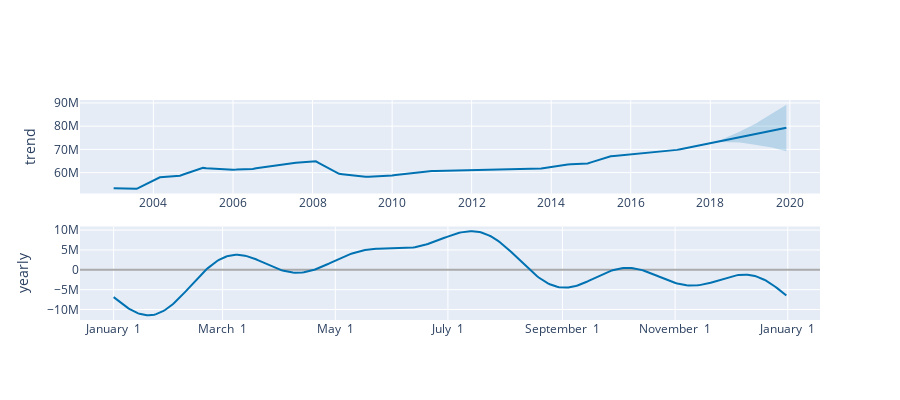

Notebook code cell kept with this figure:
### Code cell
plot_components_plotly(model, forecast_best)

### Figure 1 — Plotly figure (JSON) as saved in the notebook; plotly's stock layout.template omitted (floating-point values rounded to 4 significant figures; data arrays with more than 128 entries replaced by an {"elided": "..."} marker saying what was removed)
{"data": [{"line": {"color": "#0072B2", "width": 2}, "mode": "lines", "name": "trend", "type": "scatter", "x": {"elided": "204 str values"}, "xaxis": "x", "y": {"elided": "204 float values"}, "yaxis": "y"}, {"line": {"color": "rgba(0, 114, 178, 0.2)", "width": 0}, "mode": "lines", "name": "trend_upper", "type": "scatter", "x": {"elided": "204 str values"}, "xaxis": "x", "y": {"elided": "204 float values"}, "yaxis": "y"}, {"fill": "tonexty", "fillcolor": "rgba(0, 114, 178, 0.2)", "line": {"color": "rgba(0, 114, 178, 0.2)", "width": 0}, "mode": "lines", "name": "trend_lower", "type": "scatter", "x": {"elided": "204 str values"}, "xaxis": "x", "y": {"elided": "204 float values"}, "yaxis": "y"}, {"line": {"color": "#0072B2", "width": 2}, "mode": "lines", "name": "yearly", "type": "scatter", "x": {"elided": "365 str values"}, "xaxis": "x2", "y": {"elided": "365 float values"}, "yaxis": "y2"}], "layout": {"height": 400, "showlegend": false, "width": 900, "xaxis": {"anchor": "y", "domain": [0, 1], "range": ["2002-02-26T03:36:00", "2020-10-03T20:24:00"], "type": "date"}, "xaxis2": {"anchor": "y2", "domain": [0, 1], "range": ["2016-12-13T18:54:02.958904115", "2018-01-18T11:04:57.863013581"], "tickformat": "%B %e", "type": "date"}, "yaxis": {"anchor": "x", "domain": [0.575, 1], "rangemode": "normal", "title": {"text": "trend"}, "zerolinecolor": "#AAA"}, "yaxis2": {"anchor": "x2", "domain": [0, 0.425], "title": {"text": "yearly"}, "zerolinecolor": "#AAA"}}}
